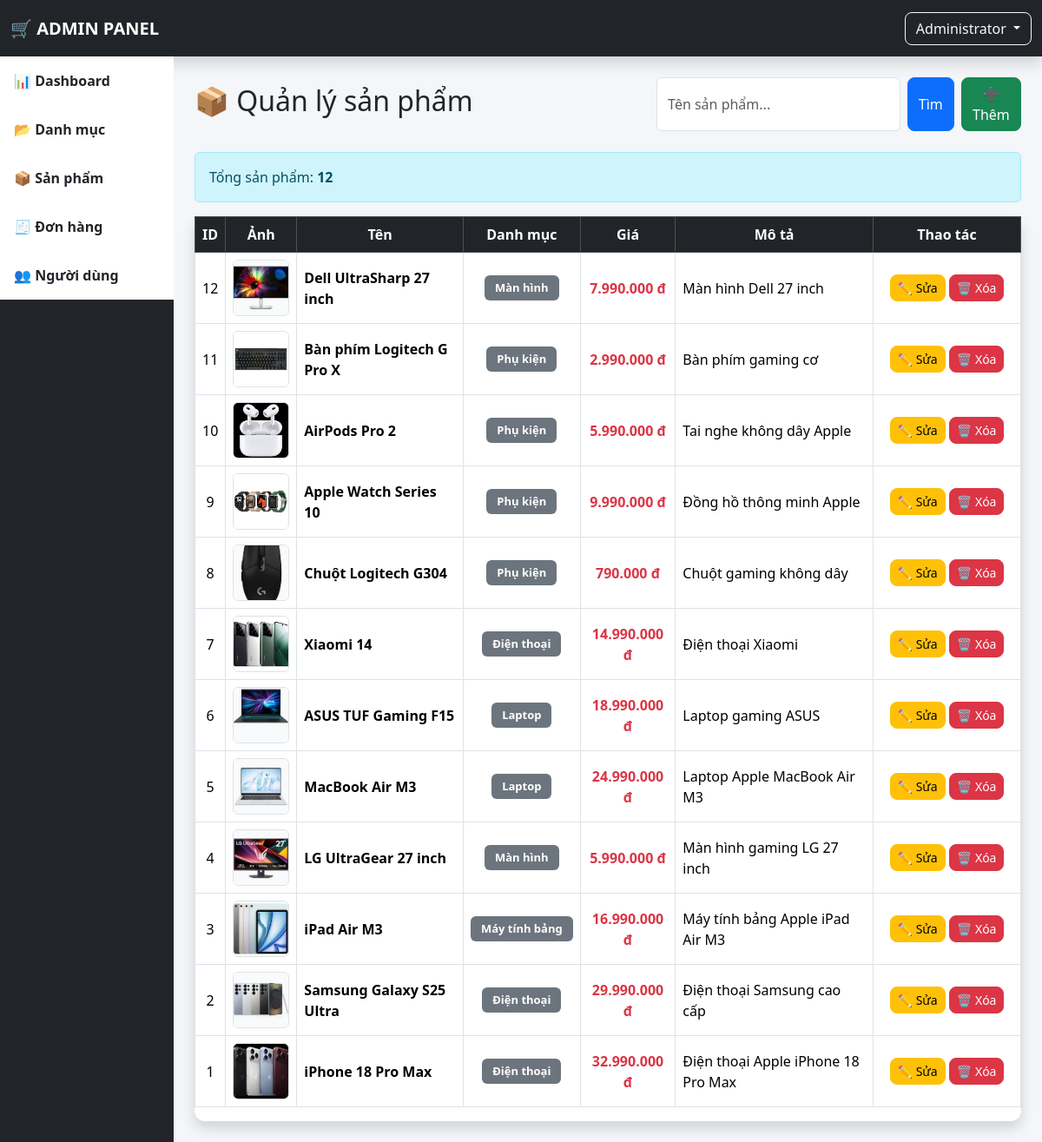
Page /admin/product-list.php (signed in) on the committed database.
### tables this page shows
CREATE TABLE users (
    id INT AUTO_INCREMENT PRIMARY KEY,
    username VARCHAR(50) NOT NULL UNIQUE,
    password VARCHAR(255) NOT NULL,
    fullname VARCHAR(100) NOT NULL,
    email VARCHAR(100) NOT NULL UNIQUE,
    role ENUM('admin','customer') DEFAULT 'customer',
    created_at TIMESTAMP DEFAULT CURRENT_TIMESTAMP
);

CREATE TABLE products (
    id INT AUTO_INCREMENT PRIMARY KEY,
    category_id INT,
    name VARCHAR(255) NOT NULL,
    description TEXT,
    price DECIMAL(12,2) NOT NULL,
    quantity INT DEFAULT 0,
    image VARCHAR(255),
    created_at TIMESTAMP DEFAULT CURRENT_TIMESTAMP,

    FOREIGN KEY (category_id)
        REFERENCES categories(id)
        ON DELETE SET NULL
);

CREATE TABLE categories (
    id INT AUTO_INCREMENT PRIMARY KEY,
    name VARCHAR(100) NOT NULL
);

### admin/product-list.php (the view, shortened to what this page needs)
<?php
include 'header.php';
$key="";
$sql="
SELECT
p.*,
c.name AS category
FROM products p
LEFT JOIN categories c
ON p.category_id=c.id
";
$sql.=" ORDER BY p.id DESC";
$result=$conn->query($sql);
$total=$result->num_rows;
?>
<div class="d-flex justify-content-between align-items-center mb-4">
<h2>📦 Quản lý sản phẩm</h2>
<div>
<form class="d-flex">
<input
type="text"
name="search"
class="form-control me-2"
placeholder="Tên sản phẩm..."
value="<?= htmlspecialchars($key) ?>">
<button class="btn btn-primary me-2">
Tìm
</button>
<a
href="product-add.php"
class="btn btn-success">
➕ Thêm
</a>
</form>
</div>
</div>
<div class="alert alert-info">
Tổng sản phẩm:
<strong><?= $total ?></strong>
</div>
<div class="card shadow">
<div class="table-responsive">
<table class="table table-hover table-bordered align-middle text-center">
<thead class="table-dark">
<tr>
<th>ID</th>
<th>Ảnh</th>
<th>Tên</th>
<th>Danh mục</th>
<th>Giá</th>
<th>Mô tả</th>
<th width="170">
Thao tác
</th>
</tr>
</thead>
<tbody>
<?php while($row=$result->fetch_assoc()): ?>
<tr>
<td>
<?= $row['id'] ?>
</td>
<td>
<img
src="../uploads/<?= $row['image'] ?>"
width="65"
height="65"
class="rounded border"
style="object-fit:cover;">
</td>
<td class="text-start">
<strong>
<?= htmlspecialchars($row['name']) ?>
</strong>
</td>
<td>
<span class="badge bg-secondary">
<?= htmlspecialchars($row['category'] ?? "Chưa có") ?>
</span>
</td>
<td class="text-danger fw-bold">
<?= number_format($row['price'],0,",",".") ?> đ
</td>
<td class="text-start">
<?= mb_strlen($row['description'])>80
? mb_substr(htmlspecialchars($row['description']),0,80)." ..."
: htmlspecialchars($row['description']) ?>
</td>
<td>
<a
href="product-edit.php?id=<?= $row['id'] ?>"
class="btn btn-warning btn-sm">
✏️ Sửa
</a>
<a
href="?delete=<?= $row['id'] ?>"
class="btn btn-danger btn-sm"
onclick="return confirm('Xóa sản phẩm này?')">
🗑️ Xóa
</a>
</td>
</tr>
<?php endwhile; ?>
</tbody>
</table>
</div>
</div>
<?php include 'footer.php'; ?>

### admin/header.php (shortened to what this page needs)
<?php
require_once "../config/db.php";
$user_id = $_SESSION['user_id'];
$stmt = $conn->prepare("SELECT fullname FROM users WHERE id=?");
$stmt->bind_param("i", $user_id);
$stmt->execute();
$result = $stmt->get_result();
$admin = $result->fetch_assoc();
$fullname = $admin['fullname'] ?? $_SESSION['username'];
?>
<!DOCTYPE html>
<html lang="vi">
<head>
    <link href="https://cdn.jsdelivr.net/npm/bootstrap@5.3.3/dist/css/bootstrap.min.css" rel="stylesheet">
    <link rel="stylesheet" href="../assets/css/admin.css">
</head>
<body>
<nav class="navbar navbar-dark bg-dark shadow">
    <div class="container-fluid">
        <a class="navbar-brand fw-bold" href="index.php"> 🛒 ADMIN PANEL </a>
        <div class="dropdown">
            <button class="btn btn-outline-light dropdown-toggle" data-bs-toggle="dropdown">
                <?= htmlspecialchars($fullname) ?>
            </button>
        </div>
    </div>
</nav>
<div class="container-fluid">
<div class="row">
<div class="col-md-2 bg-dark text-white min-vh-100 p-0">
    <div class="list-group rounded-0">
        <a href="index.php" class="list-group-item list-group-item-action"> 📊 Dashboard </a>
        <a href="category.php" class="list-group-item list-group-item-action"> 📂 Danh mục </a>
        <a href="product-list.php" class="list-group-item list-group-item-action"> 📦 Sản phẩm </a>
        <a href="order.php" class="list-group-item list-group-item-action"> 🧾 Đơn hàng </a>
        <a href="user_list.php" class="list-group-item list-group-item-action"> 👥 Người dùng </a>
    </div>
</div>
<div class="col-md-10 p-4">

### admin/footer.php (shortened to what this page needs)
</div>
</div>
</div>
</body>
</html>

### assets/css/admin.css (style rules this page uses)
body { background:#f4f6f9; font-family:Segoe UI; }
.navbar { height:65px; }
.list-group-item { border:none; padding:16px; font-weight:600; }
.card { border:none; border-radius:12px; }
.table th { vertical-align:middle; }
.table td { vertical-align:middle; }
.btn { border-radius:8px; }
.badge { padding:8px 12px; font-size:13px; }
img { border-radius:8px; }

### rows in the picture
users: fullname "Administrator"
products: id "12", image (picture), name "Dell UltraSharp 27 inch", category.name "Màn hình", price "7.990.000", description "Màn hình Dell 27 inch"
products: id "11", image (picture), name "Bàn phím Logitech G Pro X", category.name "Phụ kiện", price "2.990.000", description "Bàn phím gaming cơ"
products: id "10", image (picture), name "AirPods Pro 2", category.name "Phụ kiện", price "5.990.000", description "Tai nghe không dây Apple"
products: id "9", image (picture), name "Apple Watch Series 10", category.name "Phụ kiện", price "9.990.000", description "Đồng hồ thông minh Apple"
products: id "8", image (picture), name "Chuột Logitech G304", category.name "Phụ kiện", price "790.000", description "Chuột gaming không dây"
products: id "7", image (picture), name "Xiaomi 14", category.name "Điện thoại", price "14.990.000", description "Điện thoại Xiaomi"
products: id "6", image (picture), name "ASUS TUF Gaming F15", category.name "Laptop", price "18.990.000", description "Laptop gaming ASUS"
products: id "5", image (picture), name "MacBook Air M3", category.name "Laptop", price "24.990.000", description "Laptop Apple MacBook Air M3"
products: id "4", image (picture), name "LG UltraGear 27 inch", category.name "Màn hình", price "5.990.000", description "Màn hình gaming LG 27 inch"
products: id "3", image (picture), name "iPad Air M3", category.name "Máy tính bảng", price "16.990.000", description "Máy tính bảng Apple iPad Air M3"
products: id "2", image (picture), name "Samsung Galaxy S25 Ultra", category.name "Điện thoại", price "29.990.000", description "Điện thoại Samsung cao cấp"
products: id "1", image (picture), name "iPhone 18 Pro Max", category.name "Điện thoại", price "32.990.000", description "Điện thoại Apple iPhone 18 Pro Max"

### other values in the picture
$total "12"
